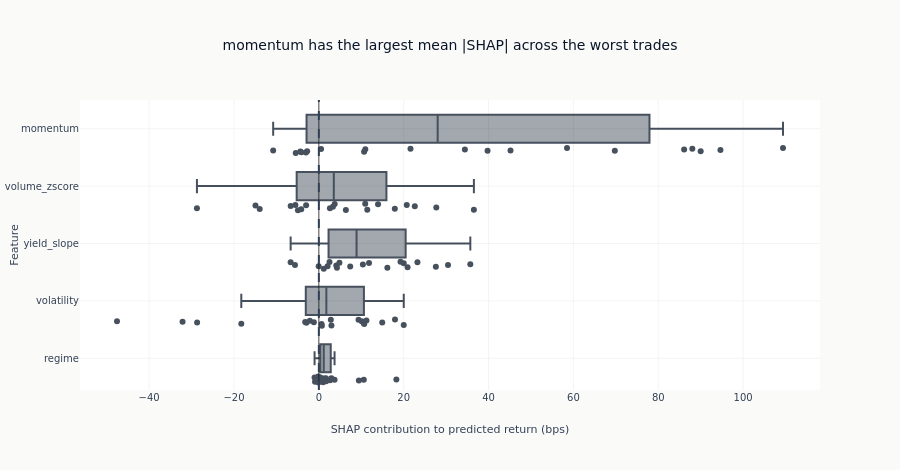

Here is the notebook cell this chart was saved with:
### Markdown cell above
## 11. Inspect Attribution Variability

Signed SHAP distributions show both direction and trade-to-trade dispersion.
Features are ordered by mean absolute contribution; values are expressed in
basis points of predicted next-session return.

### Code cell
shap_vectors = shap_analyzer.extract_shap_vectors(result.explanations, normalization=None)
mean_abs_shap = np.abs(shap_vectors).mean(axis=0)
feature_order = [FEATURE_COLS[index] for index in np.argsort(mean_abs_shap)[::-1]]
dominant_feature = feature_order[0]

shap_long = pd.DataFrame(shap_vectors, columns=FEATURE_COLS).melt(
    var_name="feature", value_name="shap_value"
)
shap_long["shap_bps"] = shap_long["shap_value"] * 10_000
fig = px.box(
    shap_long,
    x="shap_bps",
    y="feature",
    category_orders={"feature": feature_order},
    points="all",
    title=f"{dominant_feature} has the largest mean |SHAP| across the worst trades",
    labels={"shap_bps": "SHAP contribution to predicted return (bps)", "feature": "Feature"},
)
fig.update_traces(marker_color=COLORS["blue"], line_color=COLORS["blue"], opacity=0.75)
fig.add_vline(x=0, line_color=COLORS["neutral"], line_dash="dash")
fig.update_layout(height=470, showlegend=False)
fig.show()

### Figure 1 — Plotly figure (JSON) as saved in the notebook; plotly's stock layout.template omitted (floating-point values rounded to 4 significant figures)
{"data": [{"alignmentgroup": "True", "boxpoints": "all", "hovertemplate": "SHAP contribution to predicted return (bps)=%{x}<br>Feature=%{y}<extra></extra>", "legendgroup": "", "line": {"color": "#0a1628"}, "marker": {"color": "#0a1628"}, "name": "", "notched": false, "offsetgroup": "", "opacity": 0.75, "orientation": "h", "showlegend": false, "type": "box", "x": [86.1, 90.0, 34.42, 109.4, -2.759, 21.59, -4.117, 69.76, 45.17, 58.49, -10.77, 94.65, 10.95, 39.76, 88.03, 0.5211, -4.366, -3.045, -5.45, 10.66, -28.7, 0.7101, -18.28, -47.58, 10.11, -1.179, 0.6279, 9.346, 10.55, 14.94, -2.938, 11.22, 20.01, 17.95, -32.12, 2.823, 10.69, -3.225, -2.126, 2.966, 20.72, 6.37, -5.528, 17.91, 3.318, -6.64, 10.93, 22.61, -28.74, -3.005, 36.54, -4.149, -13.94, 13.95, 27.68, 2.608, -4.931, 3.728, 11.41, -14.94, 0.6681, 2.955, 1.713, 3.701, -0.1603, -0.09993, 10.6, -0.9029, 0.8106, 0.992, 18.27, 1.594, 2.651, 1.675, 1.313, 0.4871, 0.352, 0.326, -1.01, 9.434, 35.7, 23.23, 16.15, 4.847, -0.04523, -5.625, 2.517, 20.0, 30.45, 19.25, 4.263, 27.58, 10.38, -6.65, 20.91, 11.83, 1.155, 4.106, 2.05, 7.389], "x0": " ", "xaxis": "x", "y": ["momentum", "momentum", "momentum", "momentum", "momentum", "momentum", "momentum", "momentum", "momentum", "momentum", "momentum", "momentum", "momentum", "momentum", "momentum", "momentum", "momentum", "momentum", "momentum", "momentum", "volatility", "volatility", "volatility", "volatility", "volatility", "volatility", "volatility", "volatility", "volatility", "volatility", "volatility", "volatility", "volatility", "volatility", "volatility", "volatility", "volatility", "volatility", "volatility", "volatility", "volume_zscore", "volume_zscore", "volume_zscore", "volume_zscore", "volume_zscore", "volume_zscore", "volume_zscore", "volume_zscore", "volume_zscore", "volume_zscore", "volume_zscore", "volume_zscore", "volume_zscore", "volume_zscore", "volume_zscore", "volume_zscore", "volume_zscore", "volume_zscore", "volume_zscore", "volume_zscore", "regime", "regime", "regime", "regime", "regime", "regime", "regime", "regime", "regime", "regime", "regime", "regime", "regime", "regime", "regime", "regime", "regime", "regime", "regime", "regime", "yield_slope", "yield_slope", "yield_slope", "yield_slope", "yield_slope", "yield_slope", "yield_slope", "yield_slope", "yield_slope", "yield_slope", "yield_slope", "yield_slope", "yield_slope", "yield_slope", "yield_slope", "yield_slope", "yield_slope", "yield_slope", "yield_slope", "yield_slope"], "y0": " ", "yaxis": "y"}], "layout": {"boxmode": "group", "height": 470, "legend": {"tracegroupgap": 0}, "shapes": [{"line": {"color": "#334155", "dash": "dash"}, "type": "line", "x0": 0, "x1": 0, "xref": "x", "y0": 0, "y1": 1, "yref": "y domain"}], "showlegend": false, "title": {"text": "momentum has the largest mean |SHAP| across the worst trades"}, "xaxis": {"anchor": "y", "domain": [0.0, 1.0], "title": {"text": "SHAP contribution to predicted return (bps)"}}, "yaxis": {"anchor": "x", "categoryarray": ["regime", "volatility", "yield_slope", "volume_zscore", "momentum"], "categoryorder": "array", "domain": [0.0, 1.0], "title": {"text": "Feature"}}}}
